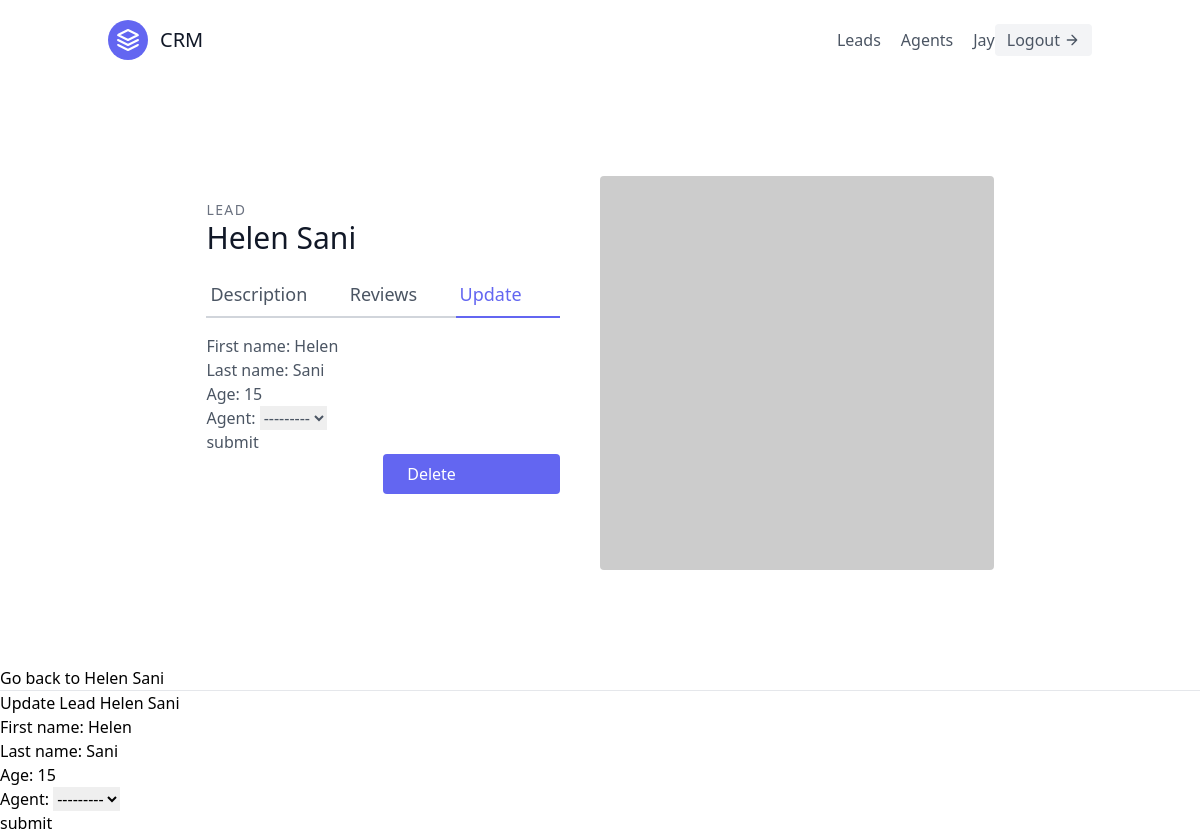
/leads/1/update/ (signed in), run on an earlier commit of the app's database.
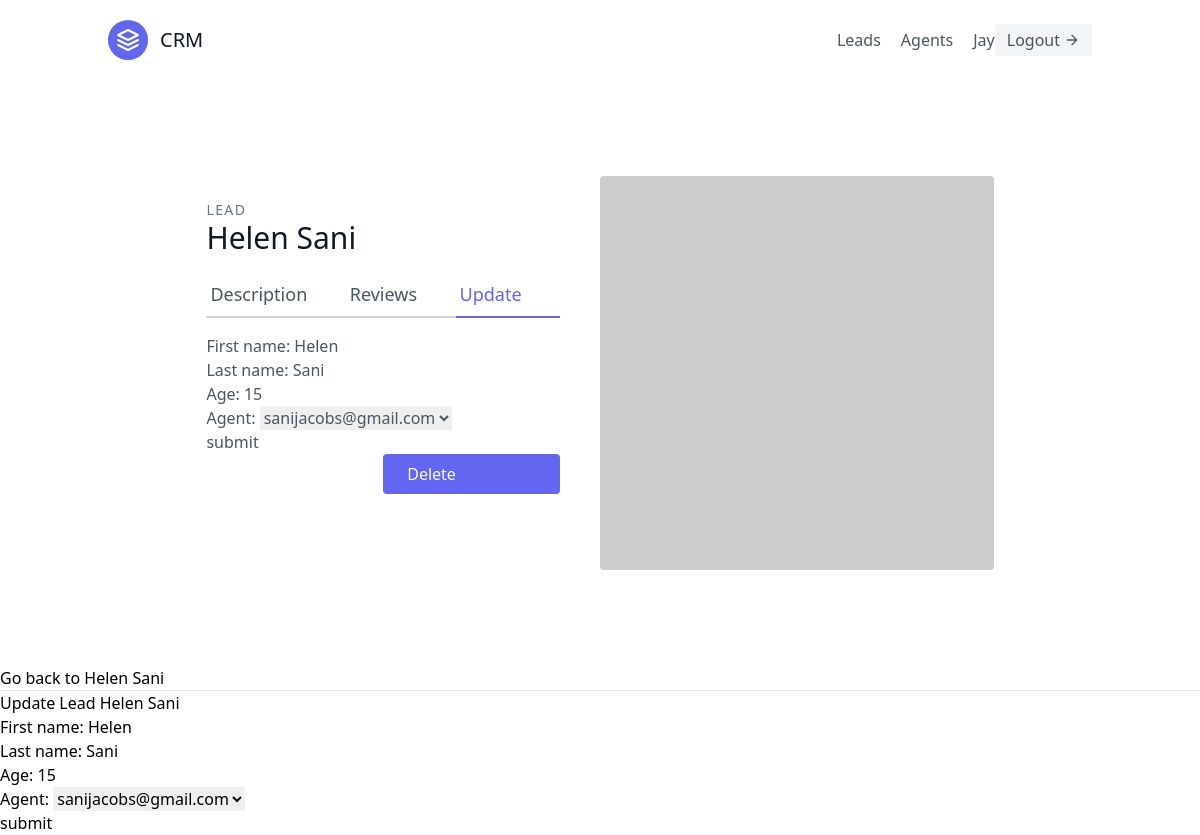
And on a later commit of the database.
### leads/models.py (models this page shows, shortened)
class Lead(models.Model):
    first_name = models.CharField(max_length=40)
    last_name = models.CharField(max_length=30)
    age = models.IntegerField(default=0)
    organisation = models.ForeignKey(UserProfile, on_delete=models.CASCADE)
    agent = models.ForeignKey("Agent",null=True, blank=True, on_delete=models.SET_NULL)
    category = models.ForeignKey("Category",null=True, blank=True, on_delete=models.SET_NULL)

### leads/views.py (the view, shortened to what this page needs)
# urls.py: path('<int:pk>/update/', LeadUpdateView.as_view(), name='lead-update'),
class LeadUpdateView(OrganisorAndLoginRequiredMixins, generic.UpdateView):
    template_name = "leads/lead_update.html"
    form_class = LeadModelForm
    def get_queryset(self):
        user = self.request.user
        queryset = Lead.objects.filter(organisation=user.userprofile)
        return queryset

### leads/forms.py
class LeadModelForm(forms.ModelForm):
    class Meta:
        model = Lead
        fields = (
            'first_name',
            'last_name',
            'age',
            'agent'
        )

### agent/mixins.py (called while the page is built)
    def dispatch(self, request, *args, **kwargs):
        if not request.user.is_authenticated or not request.user.is_organisor:
            return redirect('leads:lead-list')
        return super().dispatch(request, *args, **kwargs)

### leads/models.py (called while the page is built)
    def __str__(self):
        return self.user.email

### leads/templates/leads/lead_update.html (shortened to what this page needs)
{% extends 'base.html' %}
{% block content %}
<section class="text-gray-600 body-font overflow-hidden">
  <div class="container px-5 py-24 mx-auto">
    <div class="lg:w-4/5 mx-auto flex flex-wrap">
      <div class="lg:w-1/2 w-full lg:pr-10 lg:py-6 mb-6 lg:mb-0">
        <h2 class="text-sm title-font text-gray-500 tracking-widest">LEAD</h2>
        <h1 class="text-gray-900 text-3xl title-font font-medium mb-4">{{lead.first_name}} {{lead.last_name}}</h1>
        <div class="flex mb-4">
          <a href="{% url 'leads:lead-detail' lead.pk %}" class="flex-grow border-b-2 border-gray-300 py-2 text-lg px-1">Description</a>
          <a class="flex-grow border-b-2 border-gray-300 py-2 text-lg px-1">Reviews</a>
          <a href="{% url 'leads:lead-update' lead.pk %}" class="flex-grow text-indigo-500 border-b-2 border-indigo-500 py-2 text-lg px-1">Update</a>
        </div>
        <form method="post">
          {{form.as_p}}
          <button type="submit">submit</button>
        </form>
        <a href="{% url 'leads:lead-delete' lead.pk %}" class="w-1/2 flex ml-auto text-white bg-indigo-500 border-0 py-2 px-6 focus:outline-none hover:bg-indigo-600 rounded">Delete</a>
      </div>
      <img alt="ecommerce" class="lg:w-1/2 w-full lg:h-auto h-64 object-cover object-center rounded" src="https://dummyimage.com/400x400">
    </div>
  </div>
</section>
      <a href="{% url 'leads:lead-detail' lead.pk %}">Go back to {{lead.first_name}} {{lead.last_name}}</a>
      <hr />
	  <h1>Update Lead {{lead.first_name}} {{lead.last_name}}</h1>
      <form method="post">
        {{form.as_p}}
        <button type="submit">submit</button>
      </form>
{% endblock content%}

What changed in the data, as far as the page shows it:
changed Lead "Helen": agent "---------" → "sanijacobs@gmail.com"
